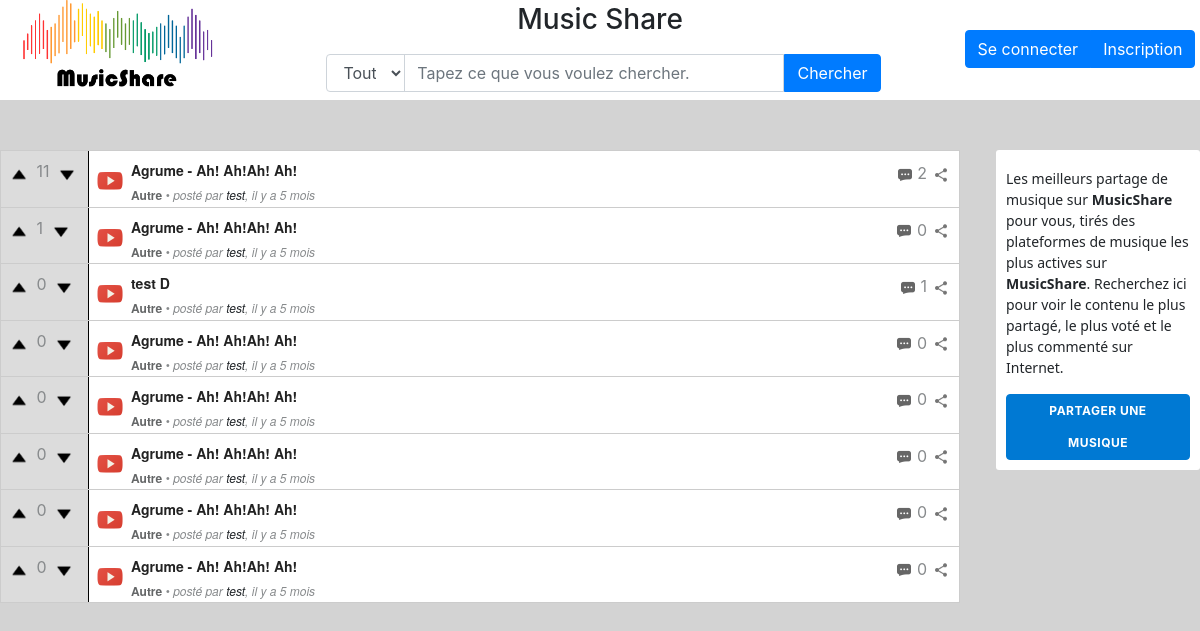
The page / on the database its author committed.
### tables this page shows
CREATE TABLE `posts` (
  `idPost` int(50) NOT NULL,
  `title` varchar(50) NOT NULL,
  `description` varchar(127) NOT NULL,
  `link` varchar(50) NOT NULL,
  `type` enum('spotify','youtube','dailymotion','deezer','soundcloud') NOT NULL,
  `vote` int(255) NOT NULL DEFAULT '0',
  `date` timestamp NOT NULL DEFAULT CURRENT_TIMESTAMP ON UPDATE CURRENT_TIMESTAMP,
  `idUser` int(255) UNSIGNED NOT NULL,
  `idCat` int(255) NOT NULL
);

CREATE TABLE `categorie` (
  `idCat` int(50) NOT NULL,
  `name` varchar(20) NOT NULL
);

CREATE TABLE `user` (
  `idUser` int(100) NOT NULL,
  `name` varchar(25) NOT NULL,
  `password` varchar(50) NOT NULL,
  `email` varchar(50) NOT NULL,
  `picture` varchar(128) DEFAULT 'image/default-user.png',
  `bio` varchar(128) DEFAULT NULL,
  `date` timestamp NOT NULL DEFAULT CURRENT_TIMESTAMP ON UPDATE CURRENT_TIMESTAMP,
  `idCountry` varchar(2) NOT NULL
);

### classes/handler.php (called while the page is built, shortened)
<?php
class HANDLER_SHARE{
	private $database = null;
	private static $instance = null;
	private function __construct()
	{
		try {
			$this->database = new PDO("mysql:dbname=musicshare;host=localhost", 'root', 'root',array(PDO::MYSQL_ATTR_INIT_COMMAND => 'SET NAMES utf8'));
		} catch (PDOException $e) {
			echo 'Connexion échouée : ' . $e->getMessage();
		}
	}
	public static function getInstance(){
		if(is_null(self::$instance)){
			self::$instance = new HANDLER_SHARE();
		}
		return (self::$instance);
	}
	public function getPosts()
	{
		$sql = "SELECT idPost, title, description, link, `type`, vote, `date`, idUser, idCat FROM posts ORDER BY vote DESC;";
		$query = $this->database->prepare($sql);
		$query->execute();
		return $query->fetchAll();
	}
	public function getUsername($id)
	{
		$sql = "SELECT name FROM `user` WHERE idUser = :id";
		$query = $this->database->prepare($sql);
		$query->bindValue(":id",$id);
		$query->execute();
		$return = ($query->fetch());
		return $return;
	}
	public function getCategorieName($id)
	{
		$sql = "SELECT name FROM categorie WHERE idCat = :id;";
		$query = $this->database->prepare($sql);
		$query->bindValue(":id",$id);
		$query->execute();
		$return = $query->fetch();
		return $return;
	}
	public function getCountComFromPost($idPost)
	{
		$sql = "SELECT COUNT(idCom) FROM commentary WHERE idPost = :id;";
		$query = $this->database->prepare($sql);
		$query->bindValue(":id",$idPost);
		$query->execute();
		return ($query->fetch());
	}
}
?>

### header-php.php (called while the page is built, shortened)
<?php
	include_once ("classes/handler.php");
	$shareHandler = HANDLER_SHARE::getInstance();
?>

### index.php (the view, shortened to what this page needs)
<?php
	include_once ("header-php.php");
	require "header.php";
?>
<div class="row-inline">
	<div class="col-80 round-border nopad">
		<?php
			if (isset($_POST["cat"]) ){
				$posts=$shareHandler->search($_POST["cat"],$_POST["search"]);
			}elseif(isset($_GET["cat"])){
				$posts=$shareHandler->search($_GET["cat"],"");
			}else{
				$posts = $shareHandler->getPosts();
			};
			foreach ($posts as $post) {
				$picUp = "up";
				$picDown = "down";
				$timestamp = strtotime($post['date']);
				$datetime1 = new DateTime(date("Y-m-d H:i:s", $timestamp));
				$datetime2 = new DateTime(date("Y-m-d H:i:s"));
				$interval = $datetime1->diff($datetime2);
				$show = 0;
				switch (true) {
					case ($interval->m > 0):
						$show = $interval->m+1 . " mois";
						break;
				}
				echo "<div class='item-post'>
						<input type='hidden' id='link-post".$post['idPost']."' value='read=".$post['idPost']."'>
						<div class='vote-post'>
							<img src='image/".$picUp.".png' id='imgUp' ".(($picUp == "up_selected")?"":"onmouseover='this.src=\"image/up_selected.png\";' onmouseleave='this.src=\"image/up.png\";'")." ".((isset($_SESSION['user']))?("onclick='document.location.href = \"php/handle.php?id=".$post['idPost']."&vote=1\"'"):"class='cant_click' disabled")." style='margin-right: 5px;' width='16'>
							<span>".$post['vote']."</span>
							<img src='image/".$picDown.".png' id='imgDown' ".((!isset($_SESSION['user']))?"class='cant_click' disabled' ":"onclick='document.location.href = \"php/handle.php?id=".$post['idPost']."&vote=0\"'").(($picDown == "down_selected")?"":" onmouseover='this.src=\"image/down_selected.png\";' onmouseleave='this.src=\"image/down.png\";'")." style='margin-left: 5px;'  width='16'>
						</div>
						<div onclick='clickPost(\"read=".$post['idPost']."\");' class='middle-post'>
							<div class='type-post'>
								<img src='image/".$post['type'].".png' class='type-img' width='32'>
							</div>
							<div class='text-post'>
								<div class='title-post'>
									<b>".$post['title']."</b>
								</div>
								<div class='data-post'>
									<a href='?cat=".$post['idCat']."'><b style='color: rgb(100, 102, 103);'>".($shareHandler->getCategorieName($post['idCat']))['name']."</b></a> &bull; <em>posté par <a style='color: #212529;'href='profil.php?user=".$post['idUser']."'>".($shareHandler->getUsername($post['idUser']))['name']."</a>, il y a ".$show."</em>
								</div>
							</div>
						</div>
						<div class='commentary-post'>
							<div class='count-com' onclick='clickPost(document.getElementById(\"link-post".$post['idPost']."\").value + \"#com\")'>
								<img src='image/commentary_icon.png' width='16'>
								<span>".($shareHandler->getCountComFromPost($post['idPost']))[0]."</span>
							</div>";
							if(isset($_SESSION['user']) && $_SESSION['user']['id'] === $post['idUser']){
								echo "
								<div class='dropdown'>
									<button class='btn-transparent dropdown-toggle' type='button' id='ownermenu' data-toggle='dropdown' aria-haspopup='false' aria-expanded='false'>
										<b>...</b>
									</button>
									<div class='dropdown-menu' aria-labelledby='ownermenu'>
										<button class='dropdown-item btn-transparent BtnShare' id='BtnShare' value='".$post['idPost']."' data-clipboard-action='copy'>
											<img src='image/share.png' width='16'>
											<span>Partager</span>
										</button>
										<a class='dropdown-item btn-transparent' href='post.php?edit=".$post['idPost']."'>
											<img src='image/edit.png' width='16'>
											<span>Modifier</span>
										</a>
										<a class='dropdown-item btn-transparent' href='php/handle.php?delete=".$post['idPost']."'>
											<img src='image/delete.png' width='16'>
											<span>Supprimer</span>
										</a>
									</div>
								</div>";
							}else{
								echo "<button class='btn-transparent BtnShare' id='BtnShare' value='".$post['idPost']."' data-clipboard-action='copy'><img src='image/share.png' width='16'></button>";
							}
						echo "</div></div>";
			};
		?>
	</div>
	<?php require "footer.php" ?>
</div>
</body>
</html>

### header.php (shortened to what this page needs)
<!DOCTYPE html>
<html>
<head>
	<link rel="stylesheet" href="https://stackpath.bootstrapcdn.com/bootstrap/4.1.3/css/bootstrap.min.css">
	<link rel="stylesheet" href="css/style.css">
</head>
<body>
	<div id="border">
		<div class="navBar">
			<div id="item-nav">
				<a class="nodecoration" href="index.php"><img src="image/musicShareLogo.png" style="max-height: 100px;"></a>
			</div>
			<div id="item-nav">
				<h3 class="card-title">Music Share</h3>
				<form action="index.php" method="POST">
					<div class="input-group" id="search-div">
						<select class="form-control" id="selectCat" name="cat">
							<option value='0' selected>Tout</option>
						</select>
						<input type="text" id="input-navbar" class="form-control" name="search" placeholder="Tapez ce que vous voulez chercher." <?=((isset($_POST["cat"]))?("value='".$_POST['search']."'"):"")?>>
						<input class="btn btn-primary" id="right-btn" type="submit" value="Chercher"/>
					</div>
				</form>
			</div>
			<div id="item-nav">
				<?php
					if(isset($_SESSION["user"])){
						echo "
							<div class='user-nav'>
								<div class='cont no-min-h'>
									<img src='".$_SESSION["user"]["picture"]."' class='img-circle image' width='64'>
									<div class='middle'>
										<img src='image/plus.png' class='img-circle cursorhover' width='64' data-toggle='modal' data-target='#updatePicModal'>
									</div>
								</div>
								<ul class='nav nav-Profil'>
									<li class='nav-item dropdown'>
										<a class='nav-link dropdown-toggle' id='navbarDropdown' role='button' data-toggle='dropdown' aria-haspopup='true' aria-expanded='false'>
											".strtoupper($_SESSION["user"]["user"])."
										</a>
										<div class='dropdown-menu' aria-labelledby='navbarDropdown'>
											<a class='dropdown-item' href='profil.php'>Profil</a>
											<div class='dropdown-divider'></div>
											<a class='dropdown-item' href='php/handle.php?action=logoff'>Deconnexion</a>
										</div>
									</li>
								</ul>
							</div>
							";
					}else{
						echo "
							<div class='btn-group'>
								<button class='btn btn-primary' href='#' data-toggle='modal' data-target='#loginModal'>Se connecter</button>
								<a class='btn btn-primary' href='inscription.php'>Inscription</a>
							</div>
							";
					}
				?>
			</div>
		</div>
	</div>

### footer.php (shortened to what this page needs)
<div class="col-17">
	<div class="item-footer round-border">
		<p class="pres">
			Les meilleurs partage de musique sur <b>MusicShare</b> pour vous, tir&eacute;s des plateformes de musique les plus actives sur <b>MusicShare</b>. Recherchez ici pour voir le contenu le plus partag&eacute;, le plus vot&eacute; et le plus comment&eacute; sur Internet.
		</p>
		<a class="createpost btncreate" href="create.php">Partager une musique</a>
	</div>
</div>

### css/style.css (style rules this page uses)
html { padding: 0; }
body { background-color: #D3D3D3; text-decoration : none; min-width: 800px; }
.navBar { background-color: #D3D3D3; display: grid; grid-template-columns: 16% 69% 15%; }
#item-nav { text-align: center; height: 100px !important; background-color: white; }
#search-div { padding-top: 5px; padding-left: 12%; }
#input-navbar { width: 60%; flex:inherit; }
.card-title { margin-top: 3px; }
#right-btn { border-bottom-left-radius: inherit; border-top-left-radius: inherit; }
#selectCat { flex: 0.4 1; }
.btn-group { margin-top: 30px; }
.col-80 { width: 80%; margin-top: 50px; background-color: white; padding: 50px; float: left; }
.col-17 { width: 17%; height: 100%; margin-top: 50px; float: right; margin-right: inherit; margin-left: inherit; }
.item-post { background-color: rgba(255, 255, 255, 0.8); color: rgb(135, 138, 140); cursor: pointer; fill: rgb(135, 138, 140); margin-bottom: -1px; position: relative; max-width: 100%; border-width: 1px; border-style: solid; border-color: rgb(204, 204, 204); border-image: initial; max-height: 57.5px; }
.item-footer { background-color: white; padding: 10px; margin-bottom: 20px; }
.round-border { border-radius: 3px; }
.pres { font-family: "Noto Sans", "Helvetica Neue", "Segoe UI", Helvetica, Verdana, Arial, sans-serif; font-size: 14px; font-weight: 400; line-height: 21px; margin-top: 8px; overflow-wrap: break-word; }
.createpost { display: block; width: 100%; font-size: 12px; font-weight: 700; letter-spacing: 0.5px; line-height: 32px; text-transform: uppercase; padding: 0px 16px; }
.btncreate { box-sizing: border-box; text-align: center; background-color: rgb(0, 121, 211); color: rgb(255, 255, 255); fill: rgb(255, 255, 255); border-width: 1px; border-style: solid; border-image: initial; border-radius: 4px; border-color: rgb(0, 121, 211); }
.nopad { padding: 0; }
.vote-post { background-color: #DCDCDC !important; padding-right: 5px; padding-top: 8px; padding-bottom: 25px; padding-left: 10px; border-right: 1px solid black; min-width: 88px; }
.middle-post { width: 85%; display: inherit; }
.item-post { display: flex; }
.vote-post img { width: 16px; height: 16px; margin-top: 5px; cursor: pointer; min-width: 5%; }
.type-img { margin-left: 5px; margin-top: 14px; margin-right: 5px; }
.title-post { margin-top: 10px; color: rgb(34, 34, 34); font-weight: 500; font-family: IBMPlexSans, "Helvetica Neue", "Segoe UI", Helvetica, Verdana, Arial, sans-serif; font-size:14px; line-height:18px; }
.data-post { margin-top: 10px; font-weight: 500; font-family: IBMPlexSans, "Helvetica Neue", "Segoe UI", Helvetica, Verdana, Arial, sans-serif; font-size:12px; line-height:12px; }
.commentary-post { -webkit-box-align: center; align-items: center; display: flex; flex-direction: row; -webkit-box-pack: end; justify-content: flex-end; height: 24px; margin-left: 4px; margin-top: 10px; padding-right: 4px; flex: 0 0 72px; width: 10%; min-width: 10%; }
.btn-transparent { background-color: Transparent; background-repeat:no-repeat; border: none; cursor:pointer; overflow: hidden; outline:none; }
.nodecoration { color: inherit; }
@media screen and (max-width: 1200px) { .navBar { grid-template-columns: minmax(200px,20%) minmax(568px,60%) 20%; } }
.cant_click { cursor: not-allowed !important; }

### rows shown on the page
posts: vote "11", type (picture), title "Agrume - Ah! Ah!Ah! Ah!", idCat.name "Autre", idUser.name "test", date "5 mois", CountComFromPost "2", $post['idPost'] 3 (drawn)
posts: vote "1", type (picture), title "Agrume - Ah! Ah!Ah! Ah!", idCat.name "Autre", idUser.name "test", date "5 mois", CountComFromPost "0", $post['idPost'] 8 (drawn)
posts: vote "0", type (picture), title "test D", idCat.name "Autre", idUser.name "test", date "5 mois", CountComFromPost "1", $post['idPost'] 2 (drawn)
posts: vote "0", type (picture), title "Agrume - Ah! Ah!Ah! Ah!", idCat.name "Autre", idUser.name "test", date "5 mois", CountComFromPost "0", $post['idPost'] 4 (drawn)
posts: vote "0", type (picture), title "Agrume - Ah! Ah!Ah! Ah!", idCat.name "Autre", idUser.name "test", date "5 mois", CountComFromPost "0", $post['idPost'] 5 (drawn)
posts: vote "0", type (picture), title "Agrume - Ah! Ah!Ah! Ah!", idCat.name "Autre", idUser.name "test", date "5 mois", CountComFromPost "0", $post['idPost'] 6 (drawn)
posts: vote "0", type (picture), title "Agrume - Ah! Ah!Ah! Ah!", idCat.name "Autre", idUser.name "test", date "5 mois", CountComFromPost "0", $post['idPost'] 7 (drawn)
posts: vote "0", type (picture), title "Agrume - Ah! Ah!Ah! Ah!", idCat.name "Autre", idUser.name "test", date "5 mois", CountComFromPost "0", $post['idPost'] 9 (drawn)
